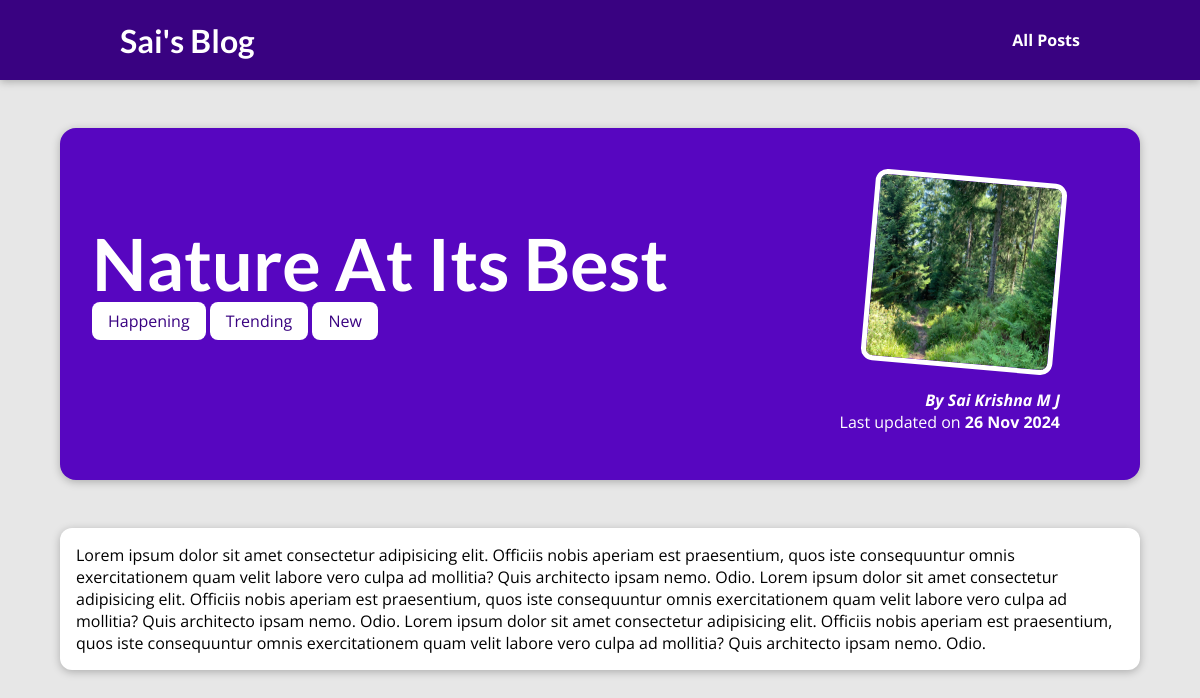
The page /posts/nature-at-its-best on the database its author committed.
### blog/models.py (models this page shows, shortened)
class Post(models.Model):
    slug = models.SlugField(max_length=20, unique=True, db_index=True)
    title = models.CharField(max_length = 150)
    image_name = models.CharField(max_length=50)
    excerpt = models.CharField(max_length=200)
    content = models.TextField(validators=[MinLengthValidator(10)])
    date = models.DateField(auto_now=True)
    author = models.ForeignKey(Author, on_delete=models.SET_NULL, null=True, related_name="posts")
    tags = models.ManyToManyField(Tag)

class Tag(models.Model):
    caption = models.CharField(max_length=150)

class Author(models.Model):
    first_name = models.CharField(max_length=80)
    last_name = models.CharField(max_length=80)
    email_address = models.EmailField()
    def fullname(self):
        return f"{self.first_name} {self.last_name}"
    def __str__(self):
        return self.fullname()

### blog/views.py (the view)
# urls.py: path("posts/<slug:slug>", views.post_details,
def post_details(request, slug):
    identified_post = get_object_or_404(Post, slug=slug)
    return render(request, "blog/post-detail.html", {
        "post":identified_post,
        "post_tags": identified_post.tags.all()
    })

### blog/templates/blog/post-detail.html (shortened to what this page needs)
{% extends "base.html" %}
{% load static %}
{% block css_files %}
<link rel="stylesheet" href="{% static "blog/post-detail.css" %}">
{% endblock %}
{% block content %}
<section id="summary">
    <h2>{{post.title}}</h2>
    <div>
        {% for tag in post_tags %}
        <span class="tag">{{tag.caption}}</span>
        {% endfor %}
    </div>
    <article>
        <img src="{% static "blog/images/"|add:post.image_name %}" alt={{post.title}} />
        <address>By <a href="mailto:{{post.author.email_address}}"> {{post.author}}</a></address>
        <div>
            Last updated on <time>{{post.date|date:" d M Y" }}</time>
        </div>
    </article>
</section>
<main>
    {{post.content}}
</main>
{% endblock %}

### templates/base.html (shortened to what this page needs)
{% load static %}
<!DOCTYPE html>
<html lang="en">
  <head>
    <link rel="stylesheet" href="{% static "app.css" %}">
    {% block css_files %} {% endblock %}
  </head>
  <body>
    <header id="main-navigation">
      <h1>
          <a href="{% url "home-page" %}">Sai's Blog</a>
      </h1>
      <nav>
          <a href="{% url "posts-page" %}">All Posts</a>
      </nav>
  </header>
    {% block content %} {% endblock %}
  </body>
</html>

### static/app.css (style rules this page uses)
* { box-sizing: border-box; }
html { font-family: 'Open Sans', 'Lato', sans-serif; }
body { margin: 0; }
h1, h2, h3 { font-family: 'Lato', sans-serif; font-weight: bold; }
#main-navigation { width: 100%; height: 5rem; display: flex; justify-content: space-between; align-items: center; padding: 0 10%; position: absolute; top: 0; left: 0; }
#main-navigation a { text-decoration: none; color: white; font-weight: bold; }

### blog/static/blog/post-detail.css (style rules this page uses)
body { background-color: #e7e7e7; }
#main-navigation { background-color: #390281; box-shadow: 0 2px 8px rgba(0, 0, 0, 0.25); }
#summary { margin: 8rem auto 3rem auto; padding: 2rem; width: 90%; max-width: 90rem; border-radius: 16px; background-color: #5706c0; position: relative; box-shadow: 0 2px 8px rgba(0, 0, 0, 0.25); height: 22rem; }
#summary h2 { color: white; font-size: 4.5rem; margin-bottom: 0.25rem; }
#summary article { position: absolute; top: 2rem; right: 3rem; padding: 1rem 2rem; border-radius: 12px; text-align: right; color: white; }
#summary article img { width: 12rem; height: 12rem; border-radius: 12px; transform: rotateZ(5deg); border: 5px solid white; margin-bottom: 1rem; }
#summary address { font-weight: bold; }
#summary a { color: white; text-decoration: none; }
#summary time { font-weight: bold; }
main { width: 90%; max-width: 90rem; margin: 3rem auto; background-color: white; padding: 1rem; border-radius: 12px; box-shadow: 0 2px 8px rgba(0, 0, 0, 0.25); }
.tag { background-color: white; color: #390281; padding: 0.5rem 1rem; border-radius: 8px; }

### rows shown on the page
Post: title "Nature At Its Best", image_name (picture), author "Sai Krishna M J", date "26 Nov 2024", content "Lorem ipsum dolor sit amet consectetur adipisicing elit. Officiis nobis aperiam est praesentium, quos iste consequuntur omnis exercitationem quam velit labore vero culpa ad mollitia? Quis architecto ipsam nemo. Odio. Lorem ipsum dolor sit amet consectetur adipisicing elit. Officiis nobis aperiam est praesentium, quos iste consequuntur omnis exercitationem quam velit labore vero culpa ad mollitia? Quis architecto ipsam nemo. Odio. Lorem ipsum dolor sit amet consectetur adipisicing elit. Officiis nobis aperiam est praesentium, quos iste consequuntur omnis exercitationem quam velit labore vero culpa ad mollitia? Quis architecto ipsam nemo. Odio."
Tag: caption "Happening"
Tag: caption "Trending"
Tag: caption "New"
